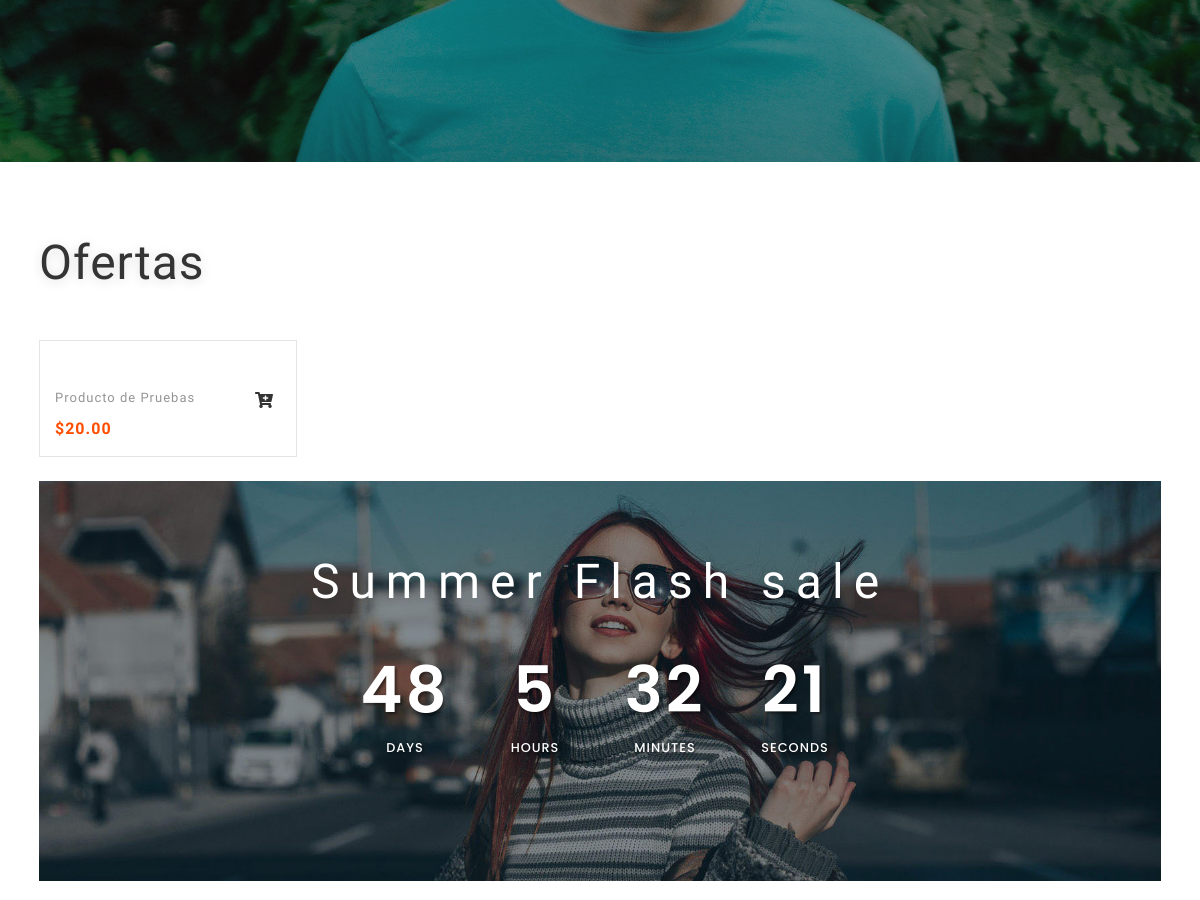
The app's page /ofertas.php (middle part), older data.
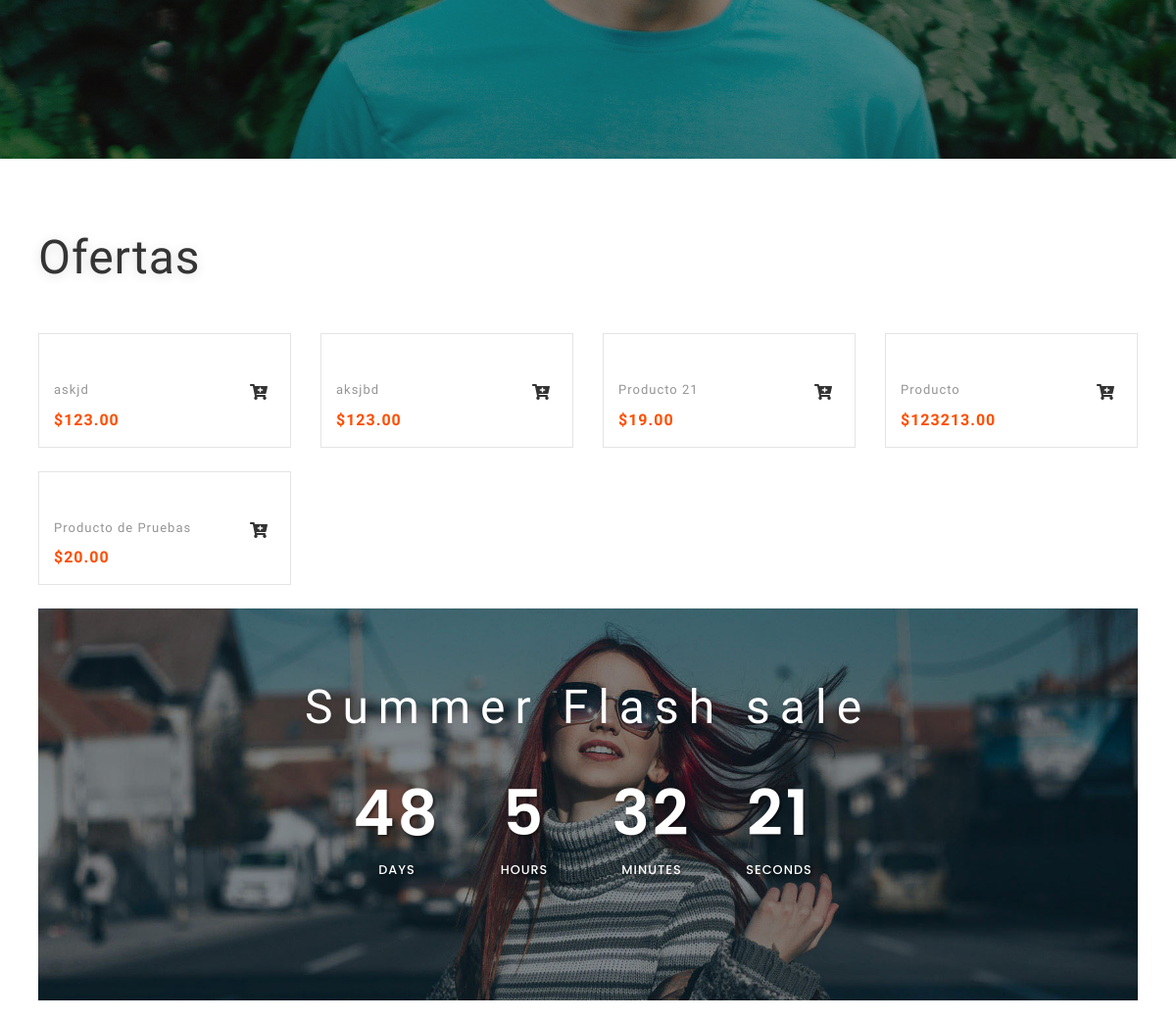
The same page, newer data.
### tables this page shows
CREATE TABLE `product_images` (
  `id` int(11) NOT NULL,
  `product_id` int(11) NOT NULL,
  `path` varchar(255) NOT NULL,
  `principal` tinyint(1) NOT NULL DEFAULT '0',
  `created_at` datetime NOT NULL DEFAULT CURRENT_TIMESTAMP
);

CREATE TABLE `products` (
  `id` int(11) NOT NULL,
  `category_id` smallint(6) UNSIGNED NOT NULL,
  `name` varchar(255) NOT NULL,
  `short_description` varchar(500) DEFAULT NULL,
  `long_description` text,
  `price` decimal(12,2) DEFAULT NULL,
  `is_novelty` tinyint(1) NOT NULL DEFAULT '0',
  `is_offer` tinyint(1) NOT NULL DEFAULT '0',
  `is_principal` tinyint(1) NOT NULL DEFAULT '0',
  `available` tinyint(1) NOT NULL DEFAULT '1',
  `created_at` datetime NOT NULL DEFAULT CURRENT_TIMESTAMP,
  `updated_at` datetime NOT NULL DEFAULT CURRENT_TIMESTAMP
);

### admin/models/Connection.php (called while the page is built)
<?php
class Connection {
	public static function connect() {
		try {
			$host = "127.0.0.1";
			$user = "root";
			$password = "Venezuel@2020=";
			$database = "team";
			$link = new PDO("mysql:host=$host;dbname=$database", $user, $password);
			return $link;
		}catch (PDOException $e) {
			echo "<pre>";
			echo $e->getMessage();
			echo "</pre>";
			exit;
		}
	}
}

### admin/models/ProductModel.php (called while the page is built, shortened)
<?php
require_once "Connection.php";
class ProductModel extends Connection
{
	public function getProductsOfferts($all)
	{
		if ($all) {
			$sql = "SELECT products.*, product_images.path FROM products LEFT JOIN product_images ON products.id = product_images.product_id WHERE products.is_offer = 1 AND product_images.principal = 1 ORDER BY products.id DESC";
		}else{
			$sql = "SELECT products.*, product_images.path FROM products LEFT JOIN product_images ON products.id = product_images.product_id WHERE products.is_offer = 1 AND product_images.principal = 1 ORDER BY products.id DESC LIMIT 8";
		}
		$stmt = Connection::connect()->prepare($sql);
		try {
			$stmt->execute();
			return $stmt->fetchAll();
	    } catch(PDOExecption $e) {
	    	print "Error!: " . $e->getMessage() . "</br>";
	        exit;
	    }
	}
}

### ofertas.php (the view, shortened to what this page needs)
<?php
require 'admin/models/ProductModel.php';
$productModel = new ProductModel();
$all = isset($_GET['all']) && $_GET['all'] == '1' ? true : false;
$products = $productModel->getProductsOfferts($all);
?>
<!DOCTYPE html>
<html lang="es">
<head>
	<link href="css/bootstrap.css" rel='stylesheet' type='text/css' />
	<link href="css/login_overlay.css" rel='stylesheet' type='text/css' />
	<link href="css/style6.css" rel='stylesheet' type='text/css' />
	<link rel="stylesheet" href="css/shop.css" type="text/css" />
	<link rel="stylesheet" href="css/owl.carousel.css" type="text/css" media="all">
	<link rel="stylesheet" href="css/owl.theme.css" type="text/css" media="all">
	<link href="css/style.css" rel='stylesheet' type='text/css' />
	<link href="css/all.css" rel="stylesheet">
	<link rel="stylesheet" href="css/font-awesome.min.css">
</head>
<body>
	<div class="banner-top container-fluid" id="home">
		<?php include_once "header.php" ?>
	</div>
	<section class="banner-bottom-wthreelayouts py-lg-5 py-3">
		<div class="container-fluid">
			<div class="inner-sec-shop px-lg-4 px-3">
				<h3 class="tittle-w3layouts my-lg-4 my-4">Ofertas</h3>
				<div class="row">
					<?php foreach ($products as $product) : ?>
						<div class="col-md-3 product-men women_two mt-4">
							<div class="product-googles-info googles">
								<div class="men-pro-item">
									<div class="men-thumb-item">
									</div>
									<div class="item-info-product">
										<div class="info-product-price">
											<div class="grid_meta">
												<div class="product_price">
													<h4>
														<a href="single.html"><?= $product['name'] ?></a>
													</h4>
													<div class="grid-price mt-2">
														<span class="money ">$<?= $product['price'] ?></span>
													</div>
												</div>
											</div>
											<div class="googles single-item hvr-outline-out">
												<form action="index.html#" method="post">
													<button type="submit" class="googles-cart pgoogles-cart">
														<i class="fas fa-cart-plus"></i>
													</button>
												</form>
											</div>
										</div>
										<div class="clearfix"></div>
									</div>
								</div>
							</div>
						</div>
					<?php endforeach; ?>
				</div>
				<div class="row">
					<div class="col-md-12 middle-slider my-4">
						<div class="middle-text-info ">
							<h3 class="tittle-w3layouts two text-center my-lg-4 mt-3">Summer Flash sale</h3>
							<div class="simply-countdown-custom" id="simply-countdown-custom"></div>
						</div>
					</div>
				</div>
			</div>
		</div>
	</section>
	<link href="css/simplyCountdown.css" rel='stylesheet' type='text/css' />
</body>
</html>

Row changes from the older to the newer data that the page shows:
added product_images: product.name "askjd", product.price "123.00"
added product_images: product.name "aksjbd", product.price "123.00"
added product_images: product.name "Producto 21", product.price "19.00"
added product_images: product.name "Producto", product.price "123213.00"
